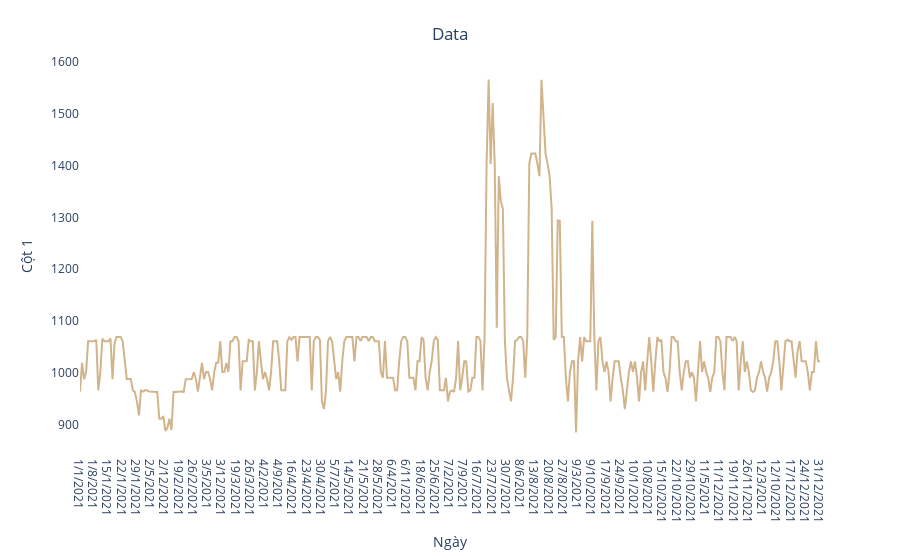

Write notebook code for a chart like this one.
### Code cell
import plotly.express as px
fig = px.line(y=df['6'], x=df['Ngày'])
fig.update_traces(line_color='tan') 
fig.update_layout(xaxis_title="Ngày", 
                  yaxis_title="Cột 1",
                  title={'text': "Data", 'y':0.95, 'x':0.5, 'xanchor':'center', 'yanchor':'top'},
                  plot_bgcolor='rgba(255,255,255,0.8)')

### Figure 1 — Plotly figure (JSON) as saved in the notebook; plotly's stock layout.template omitted (floating-point values rounded to 4 significant figures; data arrays with more than 128 entries replaced by an {"elided": "..."} marker saying what was removed)
{"data": [{"hovertemplate": "x=%{x}<br>y=%{y}<extra></extra>", "legendgroup": "", "line": {"color": "tan", "dash": "solid"}, "marker": {"symbol": "circle"}, "mode": "lines", "name": "", "orientation": "v", "showlegend": false, "type": "scatter", "x": {"elided": "365 str values"}, "xaxis": "x", "y": {"elided": "365 float values"}, "yaxis": "y"}], "layout": {"autosize": true, "legend": {"tracegroupgap": 0}, "margin": {"t": 60}, "plot_bgcolor": "rgba(255,255,255,0.8)", "title": {"text": "Data", "x": 0.5, "xanchor": "center", "y": 0.95, "yanchor": "top"}, "xaxis": {"anchor": "y", "autorange": true, "domain": [0, 1], "range": [0, 364], "title": {"text": "Ngày"}, "type": "category"}, "yaxis": {"anchor": "x", "autorange": true, "domain": [0, 1], "range": [847.9, 1603.0], "title": {"text": "Cột 1"}, "type": "linear"}}}
